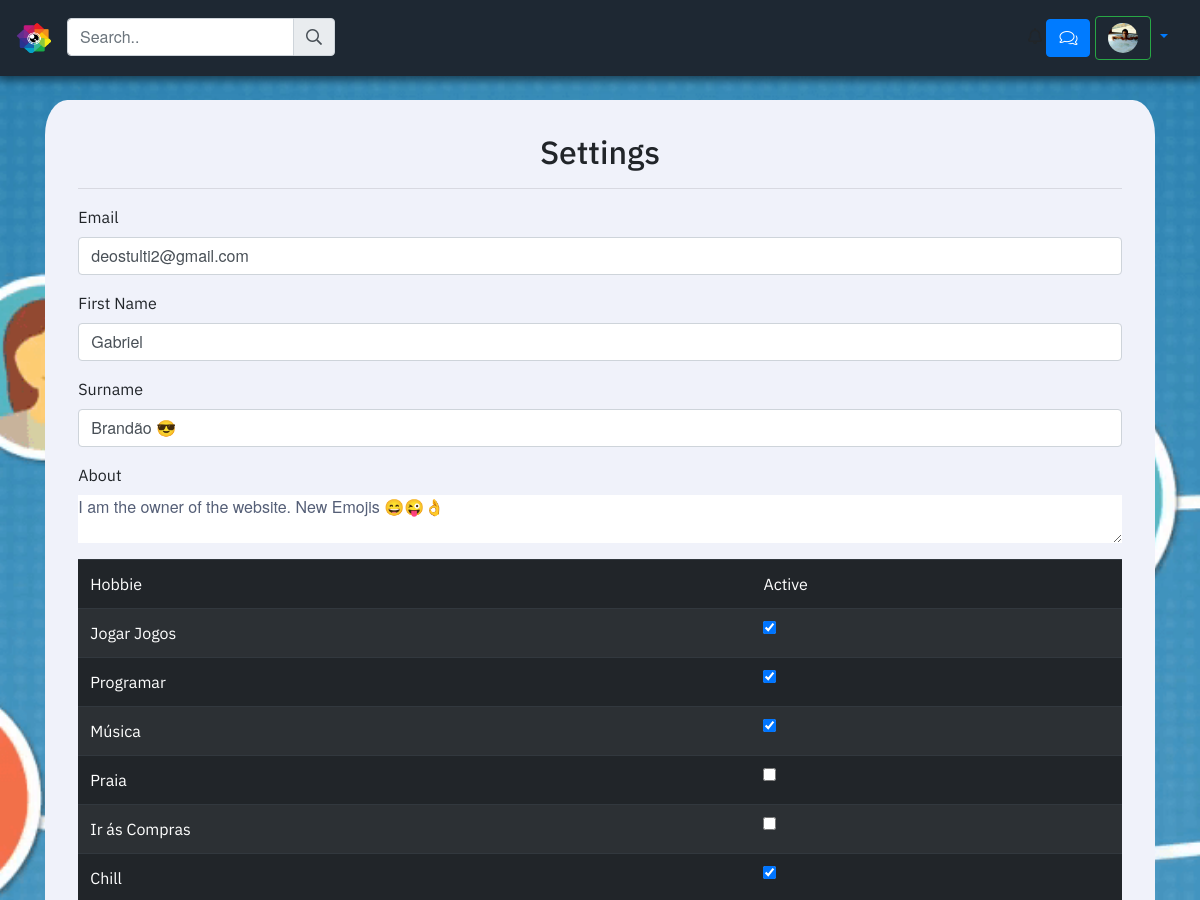
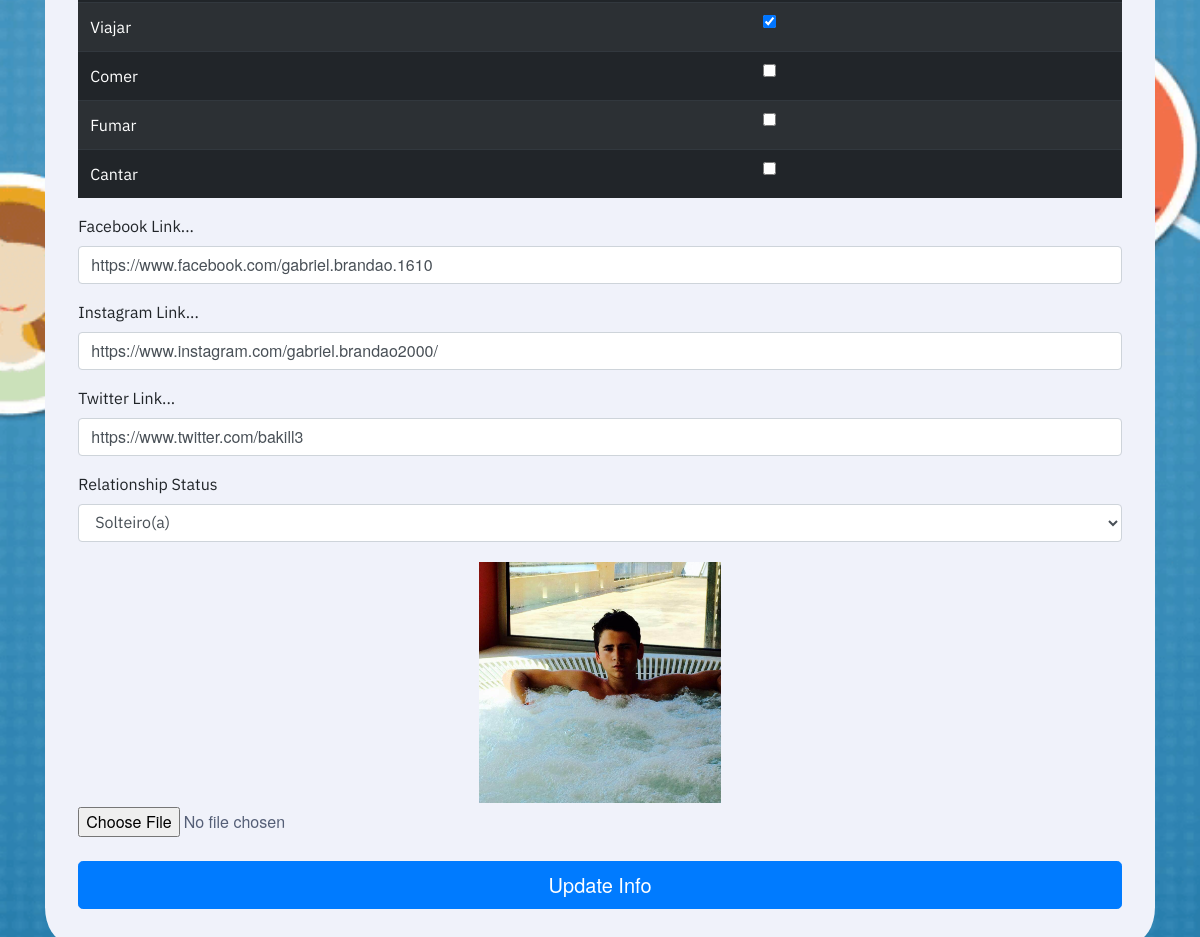
/settings.php (signed in), run on the app's committed database (2 pictures, top to bottom).
### tables this page shows
CREATE TABLE `users` (
  `id` int(11) NOT NULL,
  `f_nome` mediumtext NOT NULL,
  `l_nome` mediumtext NOT NULL,
  `idade` int(11) NOT NULL,
  `email` varchar(60) NOT NULL,
  `username` varchar(30) NOT NULL,
  `password` varchar(255) NOT NULL,
  `sobre` varchar(255) NOT NULL DEFAULT 'Este utilizador ainda não alterou o Sobre.',
  `foto` varchar(255) NOT NULL DEFAULT 'imagens/avatar.png',
  `ativado` int(11) NOT NULL DEFAULT '0',
  `token` mediumtext NOT NULL,
  `ip` varchar(100) NOT NULL,
  `facebook` varchar(200) NOT NULL,
  `instagram` varchar(200) NOT NULL,
  `twitter` varchar(200) NOT NULL,
  `id_estado` int(11) NOT NULL
);

CREATE TABLE `hobbies` (
  `id` int(11) NOT NULL,
  `hobbie` varchar(255) NOT NULL
);

### settings.php (the view, shortened to what this page needs)
<?php
include 'header.php';
$id = $_SESSION['user'][5];
$busca_info = mysqli_query($link, "SELECT sobre, foto, instagram, facebook, twitter, id_estado FROM users WHERE id='$id' LIMIT 1");
$inf = mysqli_fetch_assoc($busca_info);
$sobre = $inf['sobre'];
$foto = $inf['foto'];
$facebook = $inf['facebook'];
$instagram = $inf['instagram'];
$twitter = $inf['twitter'];
$id_estado_user = $inf['id_estado'];
    ?>
    <div style="background-color: #f0f2fa; padding: 3%; border-radius: 2%;" class="postbi">
    	<form method="POST" enctype="multipart/form-data">
    		<h2 class="text-center">Settings</h2>
    		<hr>
    		<div class="form-group">
    			<label>Email</label>
    			<input type="email" name="email" class="form-control" value="<?php echo $_SESSION['user'][0]; ?>">
    		</div>
    		<div class="form-group">
    			<label>First Name</label>
    			<input type="text" name="f_nome" class="form-control emoji" value="<?php echo $_SESSION['user'][1]; ?>">
    		</div>
    		<div class="form-group">
    			<label>Surname</label>
    			<input type="text" name="l_nome" class="form-control emoji" value="<?php echo $_SESSION['user'][2]; ?>">
    		</div>
    		<div class="form-group">
    			<label>About</label>
    			<textarea class="form-contol emoji" name="sobre" style="width: 100%;"><?php echo $sobre; ?></textarea>
    		</div>
    		<table class="table table-striped table-dark">
    			<thead>
    				<tr>
    					<td>Hobbie</td>
    					<td>Active</td>
    				</tr>
    			</thead>
    			<tbody>
    				<?php
    				$query = mysqli_query($link, "SELECT * FROM hobbies");
    				if (mysqli_num_rows($query) > 0) {
    					while ($info = mysqli_fetch_array($query)) {
    						$hobbie = $info['hobbie'];
    						$id_hobbie = $info['id'];
    						$query2 = mysqli_query($link, "SELECT * FROM hobbie_user WHERE id_user = '". $_SESSION['user'][5] ."' AND id_hobbie = '$id_hobbie'");
    						?>
    						<tr>
    							<td><?php echo $hobbie; ?></td>
    							<td><input type='checkbox' name='hobbie[]' value="<?php echo $id_hobbie; ?>" <?php if (mysqli_num_rows($query2) == 1) { echo "checked"; } ?> ></td>
    						</tr>
    						<?php
    					}
    				}
    				?>
    			</tbody>
    		</table>
    		<div class="form-group">
    			<label>Facebook Link...</label>
    			<input type="text" name="facebook" class="form-control" value="<?php echo $facebook; ?>">
    		</div>
    		<div class="form-group">
    			<label>Instagram Link...</label>
    			<input type="text" name="instagram" class="form-control" value="<?php echo $instagram; ?>">
    		</div>
    		<div class="form-group">
    			<label>Twitter Link...</label>
    			<input type="text" name="twitter" class="form-control" value="<?php echo $twitter; ?>">
    		</div>
            <div class="form-group">
                <label for="exampleFormControlSelect1">Relationship Status</label>
                <select class="form-control" id="exampleFormControlSelect1" name="estado_civil">
                  <?php
                  $estado_query = mysqli_query($link, "SELECT * FROM estado_civil");
                  while ($info_estado = mysqli_fetch_array($estado_query)) {
                      $id_estado = $info_estado['id_estado'];
                      $estado = $info_estado['estado'];
                      if ($id_estado == $id_estado_user) {
                        echo "<option value='$id_estado' selected='selected'>$estado</option>";
                      } else {
                        echo "<option value='$id_estado'>$estado</option>";
                      }
                  }
                  ?>
                </select>
            </div>
    		<div class="text-center">
    			<img src="<?php echo $foto; ?>" alt="..." class="img-thumbnail text-center" style="width: 250px;">
    			<br>
    			<input type="file" name="file">
    		</div>
    		<br>
    		<input type="submit" name="mudar_info" class="btn btn-primary btn-lg" style="width: 100%;" value="Update Info">
    	</form>
    </div>
    <?php include 'footer.php'; ?>

### header.php (shortened to what this page needs)
<?php
include 'codigo.php';
$pagina = basename($_SERVER['PHP_SELF']);
?>
<!DOCTYPE html>
<html lang="en-en">
<head>
	<link rel="stylesheet" href="https://cdnjs.cloudflare.com/ajax/libs/animate.css/3.5.2/animate.min.css">
	</head>
	<body id="body" <?php if (isset($_SESSION['user'])) { ?> style="background: url('bg.png'); background-repeat: no-repeat;
	background-attachment: fixed;
	background-position: center;
	background-size: cover" <?php } else { ?> data-vide-bg="motionplace" <?php } ?>>
	<nav class="navbar navbar-expand-lg navbar-light bg-light" style="background: rgba(30, 40, 51, 1) !important; box-shadow: 0px 0px 10px 3px rgba(0, 0, 0, 0.6);">
		<a class="navbar-brand" href="<?php if (isset($_SESSION['user']['5'])) { ?>home.php<?php } else { ?>index.php <?php } ?>" style="margin-right: 0;"><img src="logo_naked3.png" width="35" height="30" class="d-inline-block align-top" alt=""></a>
		<div class="collapse navbar-collapse" id="navbarSupportedContent">
			<ul class="navbar-nav mr-auto">
				<li class="nav-item active">
					<?php if (isset($_SESSION['user'])) { ?>
						<a class="nav-link" href="home.php"><i class="fas fa-home" style="color: #007bff;"></i> <span class="sr-only">(current)</span></a>
					<?php } ?>
				</li>
				<?php
				if (isset($_SESSION['user'])) {
					?>
					<li>
						<form name="pesquisa" method="POST" autocomplete="off">
							<div class="input-group">
								<input id="search_text" type="text" name="search" class="form-control" placeholder="Search.." onblur="pesquisar(this)">
								<div class="input-group-append">
									<span class="input-group-text" id="basic-addon1"><i class="far fa-search"></i></span>
								</div>
							</div>
						</form>
					</li>
					<?php
				}
				?>
			</ul>
			<?php
			if (isset($_SESSION['user'])) {
				?>
				<div style="display: inline-block;">
					<i class="far fa-bell"></i><span class="badge badge-light menino"><?php if (isset($_SESSION['notificacao'])) { echo $_SESSION['notificacao']; } ?></span>
					<a href="mensagens.php" class="btn btn-primary"><i class="fal fa-comments"></i></a>
				</div>
				<?php
			}
			?>
			<div class="dropdown show" style="padding-left: 5px;">
				<a class="nav-link dropdown-toggle" href="#" id="navbarDropdown" role="button" data-toggle="dropdown" aria-haspopup="true" aria-expanded="false" style="padding-left: 0;">
					<button class="btn btn-outline-success my-2 my-sm-0" type="submit">
						<?php
						if (isset($_SESSION['user'])) {
							$id = $username = $_SESSION['user'][5];
							$sel = mysqli_query($link, "SELECT foto FROM users WHERE id='$id'");
							$info_sel = mysqli_fetch_assoc($sel);
							$foto_header = $info_sel['foto'];
							if ($foto_header == "imagens/avatar.png") {
								echo '<i class="fas fa-user"></i>';
							} else {
								echo "<img data-src='$foto_header' class='img-responsive rounded-circle lazy_img' alt='Avatar' style='width: 30px;'>";
							}
						} else {
							echo '<i class="fas fa-user"></i>';
						}
						?>
					</button>
				</a>
			</div>
		</div>
	</nav>
<?php if ($pagina != "profile/") { echo "<div class='container' style='padding-top: 2%;'>"; } else { echo "<div class='container-fluid' style='padding-top: 2%; padding-right: 10%; padding-left: 10%;'>"; } ?>

### data on the page
users: foto (picture), sobre "I am the owner of the website. New Emojis 😄😜👌", facebook "https://www.facebook.com/gabriel.brandao.1610", instagram "https://www.instagram.com/gabriel.brandao2000/", twitter "https://www.twitter.com/bakill3"
hobbies: hobbie "Jogar Jogos"
hobbies: hobbie "Programar"
hobbies: hobbie "Música"
hobbies: hobbie "Praia"
hobbies: hobbie "Ir ás Compras"
hobbies: hobbie "Chill"
hobbies: hobbie "Viajar"
hobbies: hobbie "Comer"
hobbies: hobbie "Fumar"
hobbies: hobbie "Cantar"

### other printed values
form field estado_civil "Solteiro(a)"
